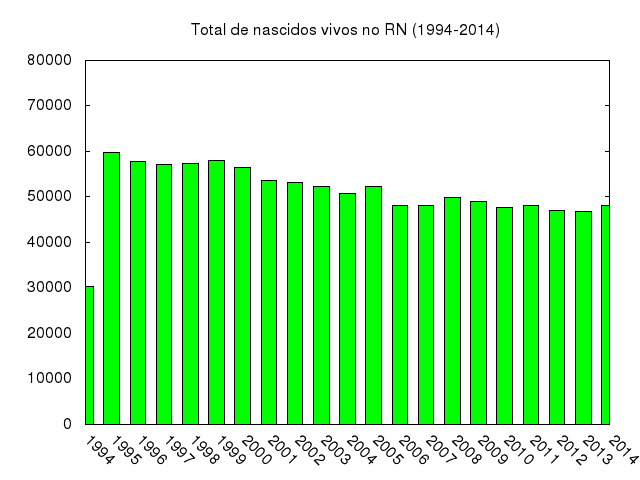

Reproduce this figure in gnuplot.
#Inicializacao
clear
reset
set key off

#Configuracoes de saida: inclui formato de exportacao, tamanho do grafico,
#fontes utilizadas e nome do arquivo de saida

#Exportacao para o formato .png
set terminal png size 640,480 enhanced font 'Helvetica,12'
set output './data/histograma.png'

set title 'Total de nascidos vivos no RN (1994-2014)'

set xrange[1994:2014]
set xtics 1
set xtic rotate by -45 scale 0

set yrange[0:80000]

set style data histogram
set style histogram clustered gap 1
set style fill solid border -1
set linetype 1 lc rgb 'green'
set boxwidth 0.6

plot './data/totais.dat' using 1:2 title '' smooth freq with boxes